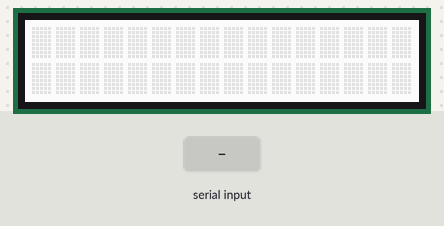
Recording of a sketch running on a simulated Arduino Uno, built with avr-gcc and run on an emulated ATmega328P. Parts: 16×2 character LCD. The inputs (shaded band) are chosen by the test bench.

Above: at 1.2 s.
1.3 s: "90,45,200\n" received over Serial
At 3.0 s:
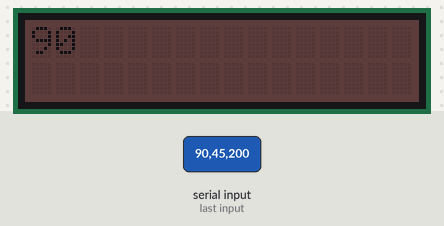
3.9 s: "30,150,10\n" received over Serial
At 6.2 s:
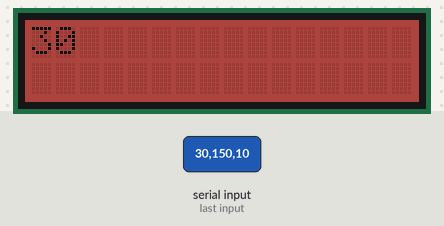
6.5 s: "5\n" received over Serial
At 8.2 s:
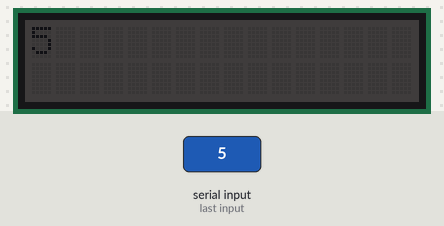
9.1 s: "90\n" received over Serial
At 11.4 s:
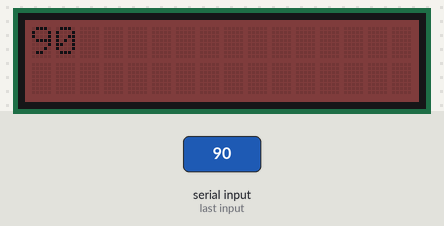
11.7 s: "200\n" received over Serial
At 13.4 s:
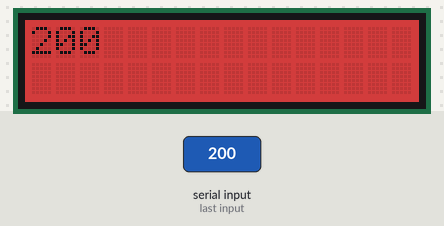
14.3 s: "90,45\n" received over Serial
At 15.2 s:
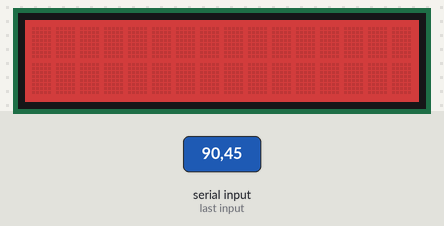
Timing chart, 0 to 17.3 s (numbered marks = the images above; inputs shaded):
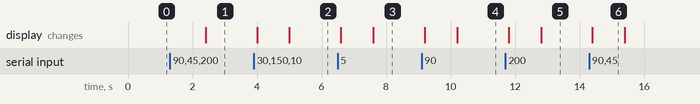

The sketch:

DisplayCode.ino
```cpp
#include <Wire.h>
#include "rgb_lcd.h"

rgb_lcd lcd;

void setup() {
    lcd.begin(16, 2);
    Serial.begin(9600);

}

void loop() {
    if (Serial.available()) {
        delay(100);
        lcd.clear();
        while (Serial.available() > 0) {
            // format string string,rrr,ggg,bbb
            String in = Serial.readString();
            int index = in.indexOf(',');
            String out = in.substring(0,index);

            int r = in.substring(index+1,index+4).toInt();
            int g = in.substring(index+5,index+8).toInt();
            int b = in.substring(index+9,index+12).toInt();
            //Serial.println(in.substring(index+1,index+4)+", "+in.substring(index+5,index+8)+", "+in.substring(index+9,index+12));
            lcd.write(out.c_str());
            lcd.setRGB(r,g,b);
        }
    }
}
```

Measured:
- after the input at 1.3 s, the display: changes after 1.1 s (image 1)
- after the input at 3.9 s, the display: first changes after 0.10 s (image 2 shows a later state)
- after the input at 6.5 s, the display: first changes after 0.10 s (image 3 shows a later state)
- after the input at 9.1 s, the display: first changes after 0.10 s (image 4 shows a later state)
- after the input at 11.7 s, the display: first changes after 0.10 s (image 5 shows a later state)
- after the input at 14.3 s, the display: changes after 0.10 s (image 6)
- what the display in image 6 shows lasts 1.0 s, from 14.4 s to 15.4 s
